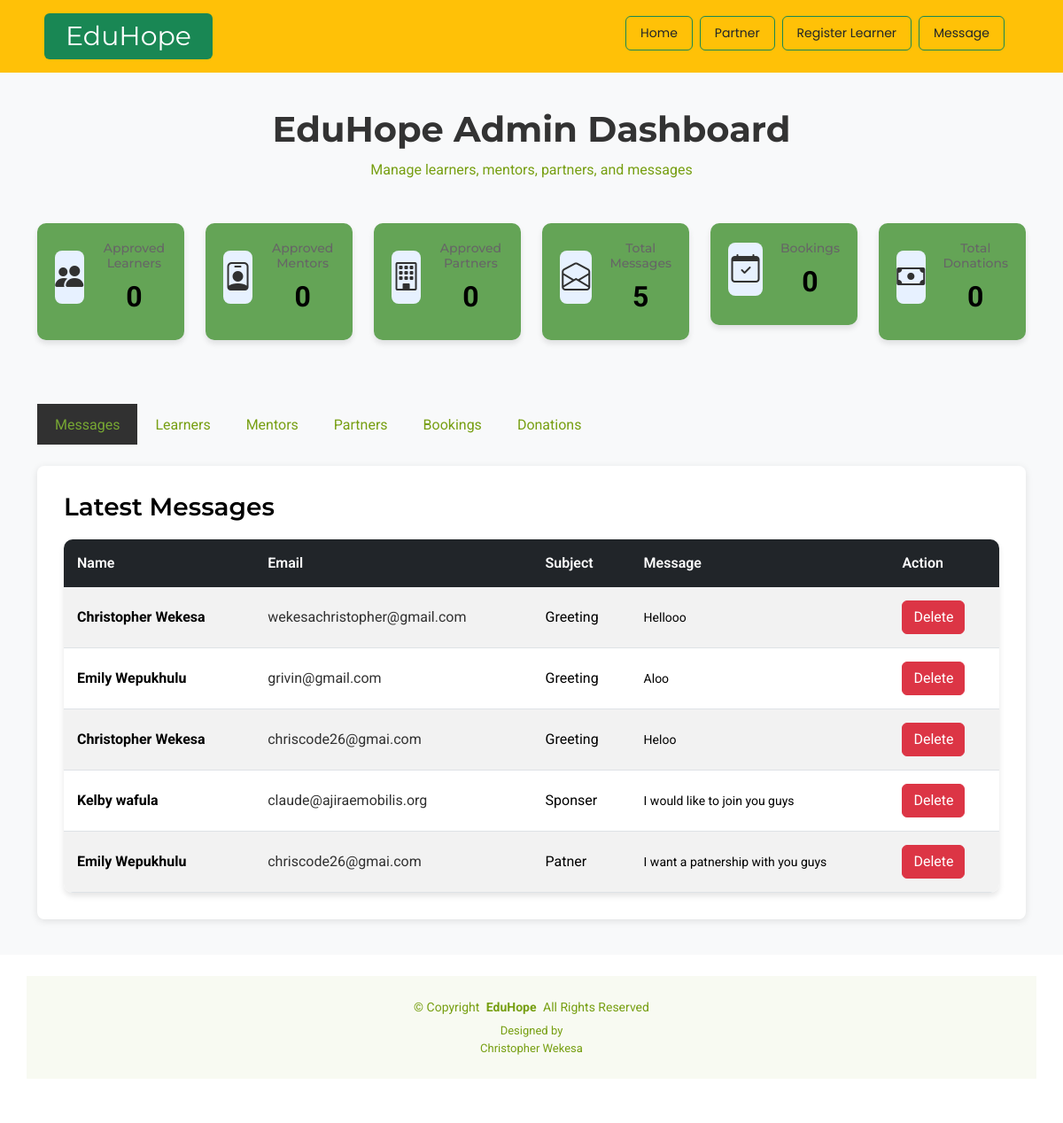
The app's page /admin_view/, older data.
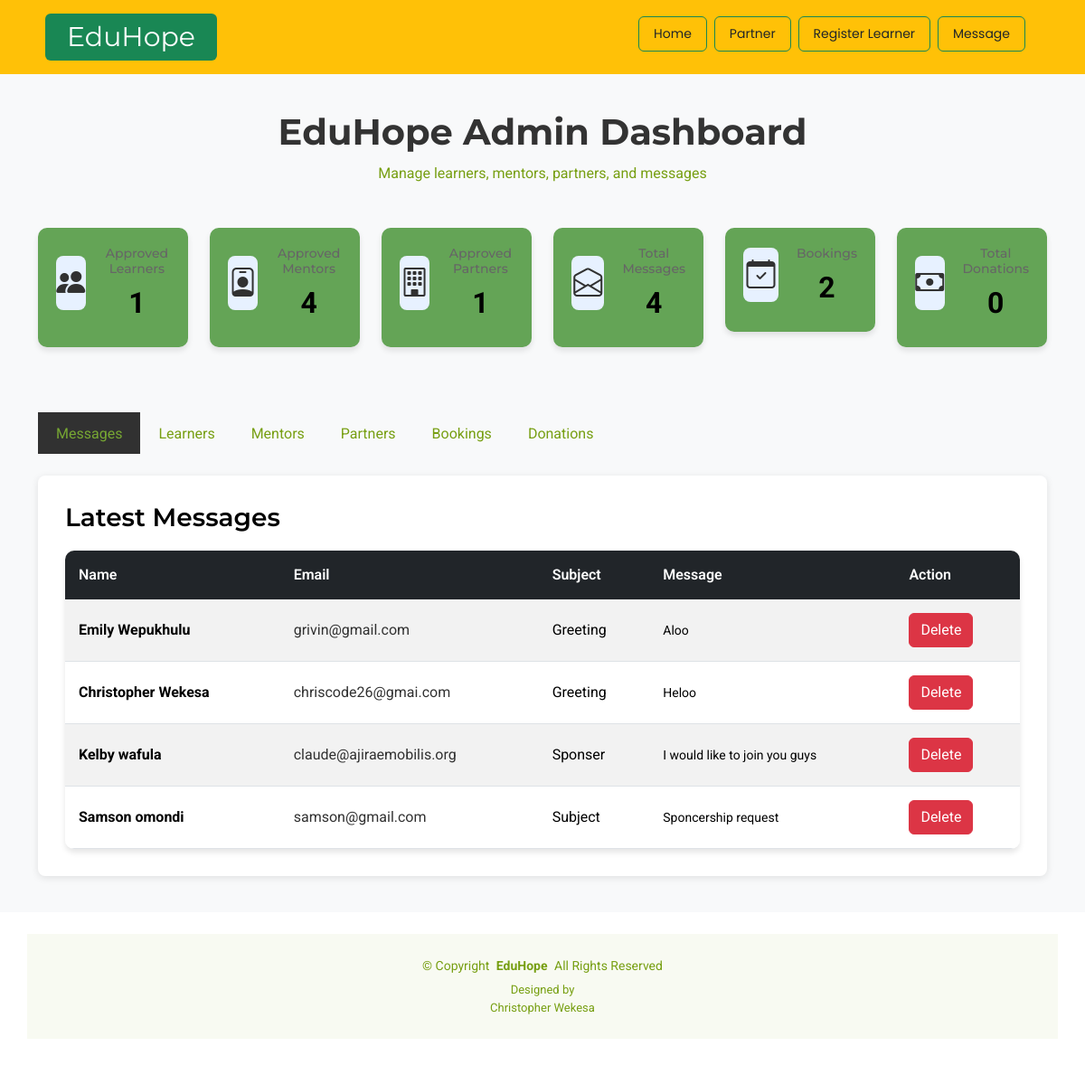
The same page, newer data.
### eduapp/models.py (models this page shows, shortened)
class Message(models.Model):
    name = models.CharField(max_length=100)
    email = models.EmailField()
    subject = models.CharField(max_length=200)
    message = models.TextField()

### eduapp/views.py (the view)
# urls.py: path('admin_view/', views.admin, name='admin_view'),
def admin(request):
    all_messages = Message.objects.all()
    mentors = Mentor.objects.all()
    applications = SupportApplication.objects.all()
    try:
        partnerships = PartnershipRequest.objects.all()
    except:
        partnerships = []
    try:
        bookings = MentorshipBooking.objects.all()
    except:
        bookings = []
    try:
        donations = Donation.objects.all()
    except:
        donations = []
    total_messages = Message.objects.count()
    total_mentors = Mentor.objects.count()
    total_learners = SupportApplication.objects.count()
    try:
        total_partners = PartnershipRequest.objects.count()
        approved_partners = PartnershipRequest.objects.filter(approved=True).count()
    except:
        total_partners = 0
        approved_partners = 0
    try:
        total_bookings = MentorshipBooking.objects.count()
    except:
        total_bookings = 0
    try:
        total_donations = Donation.objects.count()
    except:
        total_donations = 0
    try:
        approved_learners = SupportApplication.objects.filter(approved=True).count()
        approved_mentors = Mentor.objects.filter(approved=True).count()
    except:
        approved_learners = 0
        approved_mentors = 0
    verified_partners = 0
    all_partners = partnerships
    return render(request, 'admin_view.html', {
         "all_messages": all_messages,
         "mentors": mentors,
         "applications": applications,
         "all_partners": all_partners,
         "bookings": bookings,
         "donations": donations,
         "total_messages": total_messages,
         "total_mentors": total_mentors,
         "total_learners": total_learners,
         "total_partners": total_partners,
         "total_bookings": total_bookings,
         "total_donations": total_donations,
         "approved_learners": approved_learners,
         "approved_mentors": approved_mentors,
         "approved_partners": approved_partners,
         "verified_partners": approved_partners,
    })

### eduapp/templates/admin_view.html (shortened to what this page needs)
{% extends 'starter-page.html'%}
{% load static %}
{% block content %}
<section class="admin-dashboard section">
  <div class="container">
    <div class="dashboard-header mb-5">
      <h1>EduHope Admin Dashboard</h1>
      <p>Manage learners, mentors, partners, and messages</p>
    </div>
    <div class="row mb-5 justify-content-center">
      <div class="col-6 col-md-4 col-lg-2 mb-4">
        <div class="stat-card">
          <div class="stat-icon">
            <i class="bi bi-people-fill"></i>
          </div>
          <div class="stat-content">
            <h5>Approved Learners</h5>
            <p class="stat-number">{{ approved_learners }}</p>
          </div>
        </div>
      </div>
      <div class="col-6 col-md-4 col-lg-2 mb-4">
        <div class="stat-card">
          <div class="stat-icon">
            <i class="bi bi-person-badge"></i>
          </div>
          <div class="stat-content">
            <h5>Approved Mentors</h5>
            <p class="stat-number">{{ approved_mentors }}</p>
          </div>
        </div>
      </div>
      <div class="col-6 col-md-4 col-lg-2 mb-4">
        <div class="stat-card">
          <div class="stat-icon">
            <i class="bi bi-building"></i>
          </div>
          <div class="stat-content">
            <h5>Approved Partners</h5>
            <p class="stat-number">{{ approved_partners }}</p>
          </div>
        </div>
      </div>
      <div class="col-6 col-md-4 col-lg-2 mb-4">
        <div class="stat-card">
          <div class="stat-icon">
            <i class="bi bi-envelope-open"></i>
          </div>
          <div class="stat-content">
            <h5>Total Messages</h5>
            <p class="stat-number">{{ total_messages }}</p>
          </div>
        </div>
      </div>
      <div class="col-6 col-md-4 col-lg-2 mb-4">
        <div class="stat-card">
          <div class="stat-icon">
            <i class="bi bi-calendar-check"></i>
          </div>
          <div class="stat-content">
            <h5>Bookings</h5>
            <p class="stat-number">{{ total_bookings }}</p>
          </div>
        </div>
      </div>
      <div class="col-6 col-md-4 col-lg-2 mb-4">
        <div class="stat-card">
          <div class="stat-icon">
            <i class="bi bi-cash"></i>
          </div>
          <div class="stat-content">
            <h5>Total Donations</h5>
            <p class="stat-number">{{ total_donations }}</p>
          </div>
        </div>
      </div>
    </div>
    <ul class="nav nav-tabs mb-4" id="adminTabs" role="tablist">
      <li class="nav-item" role="presentation">
        <button class="nav-link active" id="messages-tab" data-bs-toggle="tab" data-bs-target="#messages" type="button" role="tab">Messages</button>
      </li>
      <li class="nav-item" role="presentation">
        <button class="nav-link" id="learners-tab" data-bs-toggle="tab" data-bs-target="#learners" type="button" role="tab">Learners</button>
      </li>
      <li class="nav-item" role="presentation">
        <button class="nav-link" id="mentors-tab" data-bs-toggle="tab" data-bs-target="#mentors" type="button" role="tab">Mentors</button>
      </li>
      <li class="nav-item" role="presentation">
        <button class="nav-link" id="partners-tab" data-bs-toggle="tab" data-bs-target="#partners" type="button" role="tab">Partners</button>
      </li>
      <li class="nav-item" role="presentation">
        <button class="nav-link" id="bookings-tab" data-bs-toggle="tab" data-bs-target="#bookings" type="button" role="tab">Bookings</button>
      </li>
      <li class="nav-item" role="presentation">
        <button class="nav-link" id="donations-tab" data-bs-toggle="tab" data-bs-target="#donations" type="button" role="tab">Donations</button>
      </li>
    </ul>
    <div class="tab-content" id="adminTabContent">
      <div class="tab-pane fade show active" id="messages" role="tabpanel">
        <div class="data-section">
          <h3>Latest Messages</h3>
          {% if all_messages %}
            <div class="table-responsive">
              <table class="table table-hover table-striped">
                <thead class="table-dark">
                  <tr>
                    <th>Name</th>
                    <th>Email</th>
                    <th>Subject</th>
                    <th>Message</th>
                    <th>Action</th>
                  </tr>
                </thead>
                <tbody>
                  {% for msg in all_messages %}
                  <tr>
                    <td><strong>{{ msg.name }}</strong></td>
                    <td><a href="mailto:{{ msg.email }}">{{ msg.email }}</a></td>
                    <td>{{ msg.subject }}</td>
                    <td>
                      <small>{{ msg.message|truncatewords:10 }}</small>
                    </td>
                    <td>
                      <a href="/delete/{{msg.id}}" class="btn btn-danger">Delete</a>
                    </td>
                  </tr>
                  {% endfor %}
                </tbody>
              </table>
            </div>
          {% else %}
            <div class="alert alert-info">No messages yet.</div>
          {% endif %}
        </div>
      </div>
    </div>
  </div>
</section>
{% endblock %}

### eduapp/templates/starter-page.html (shortened to what this page needs)
<!DOCTYPE html>
<html lang="en">
{% load static %}
<head>
  <link  href="{% static 'assets/vendor/bootstrap/css/bootstrap.min.css' %} " rel="stylesheet">
  <link href="{% static 'assets/vendor/bootstrap-icons/bootstrap-icons.css' %}" rel="stylesheet">
  <link href="{% static 'assets/vendor/aos/aos.css' %}" rel="stylesheet">
  <link href="{% static 'assets/vendor/glightbox/css/glightbox.min.css' %}" rel="stylesheet">
  <link href="{% static 'assets/vendor/swiper/swiper-bundle.min.css' %}" rel="stylesheet">
  <link  href="{% static 'assets/css/main.css' %}" rel="stylesheet">
</head>
<body class="starter-page-page">
  <header id="header" class="header d-flex align-items-center sticky-top bg-warning">
    <div class="container-fluid container-xl position-relative d-flex align-items-center justify-content-between">
      <a href="index.html" class="logo d-flex align-items-center">
        <h1 class="sitename text-bg-success rounded-2 px-4 py-2 mx-2">EduHope</h1>
      </a>
      <nav id="navmenu" class="navmenu">
        <ul class="d-flex flex-wrap justify-content-end me-3 ps-3">
          <li class="me-2 mb-2"><a href="{% url 'index'%}" class="btn btn-outline-success px-3 py-2 text-dark">Home</a></li>
          <li class="me-2 mb-2"><a href="{% url 'patner' %}"class="btn btn-outline-success px-3 py-2 text-dark">Partner</a></li>
          <li class="me-2 mb-2"><a href="{% url 'learner' %}" class="btn btn-outline-success px-3 py-2 text-dark">Register Learner</a></li>
          <li class="me-2 mb-2"><a href="{% url 'message'%}" class="btn btn-outline-success px-3 py-2 text-dark">Message</a></li>
        </ul>
      </nav>
    </div>
  </header>
  <main class="main">
    {% block content %}
    {% endblock %}
  </main>
  <footer id="footer" class="footer dark-success">
    <div class="container copyright text-center mt-4">
      <p>© <span>Copyright</span> <strong class="px-1 sitename">EduHope</strong> <span>All Rights Reserved</span></p>
      <div class="credits">
        Designed by <p>Christopher Wekesa</p>
      </div>
    </div>
  </footer>
</body>
</html>

### eduapp/templates/admin_view.html (style rules this page uses)
.admin-dashboard { padding: 40px 0; background-color: #f8f9fa; }
.dashboard-header { text-align: center; margin-bottom: 40px; }
.dashboard-header h1 { color: #333; font-weight: 700; margin-bottom: 10px; }
.stat-card { background: white; padding: 25px; border-radius: 8px; box-shadow: 0 2px 8px rgba(0, 0, 0, 0.1); display: flex; align-items: center; gap: 20px; transition: transform 0.3s, box-shadow 0.3s; }
.stat-icon { font-size: 32px; color: #0d6efd; width: 60px; height: 60px; display: flex; align-items: center; justify-content: center; background-color: #e7f1ff; border-radius: 8px; }
.stat-content h5 { margin: 0; font-size: 14px; color: #666; font-weight: 500; }
.stat-number { margin: 5px 0; font-size: 28px; font-weight: 700; color: #333; }
.nav-tabs { border-bottom: 2px solid #dee2e6; }
.nav-tabs .nav-link { color: #666; border: none; border-bottom: 3px solid transparent; padding: 12px 20px; margin-bottom: -2px; transition: all 0.3s; }
.nav-tabs .nav-link.active { color: #0d6efd; background-color: transparent; border-bottom-color: #0d6efd; }
.data-section { background: white; padding: 30px; border-radius: 8px; box-shadow: 0 2px 8px rgba(0, 0, 0, 0.1); }
.data-section h3 { color: #333; font-weight: 600; margin-bottom: 20px; }
.table { margin-bottom: 0; }
.table thead th { font-weight: 600; border: none; padding: 15px; }
.table tbody td { padding: 15px; vertical-align: middle; border-bottom: 1px solid #dee2e6; }

Row changes from the older to the newer data that the page shows:
removed Message: name "Christopher Wekesa", email "wekesachristopher@gmail.com", subject "Greeting", message "Hellooo"
removed Message: name "Emily Wepukhulu", email "chriscode26@gmai.com", subject "Patner", message "I want a patnership with you guys"
added Message: name "Samson omondi", email "samson@gmail.com", subject "Subject", message "Sponcership request"
Text that changed along with them:
{{ approved_learners }}: "0" → "1"
{{ approved_mentors }}: "0" → "4"
{{ approved_partners }}: "0" → "1"
{{ total_messages }}: "5" → "4"
{{ total_bookings }}: "0" → "2"
